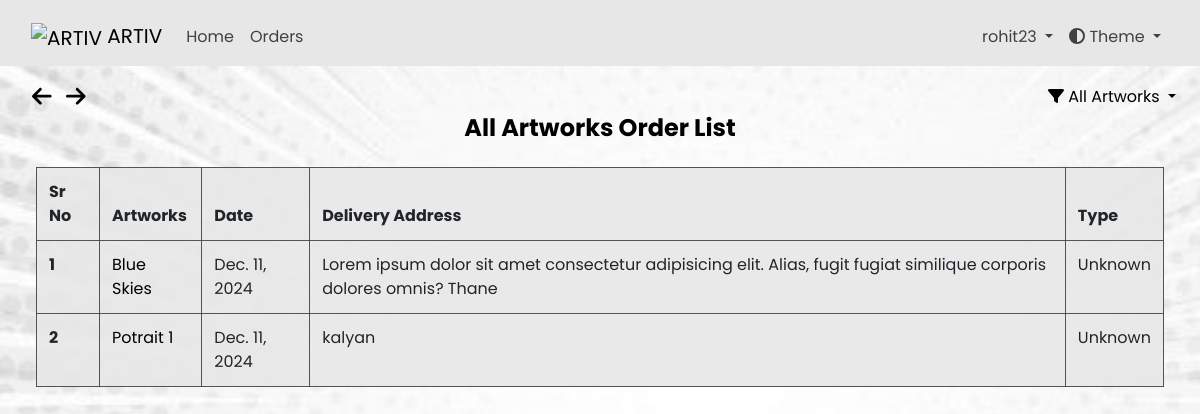
The app's page /dashboard/order/ (signed in), older data.
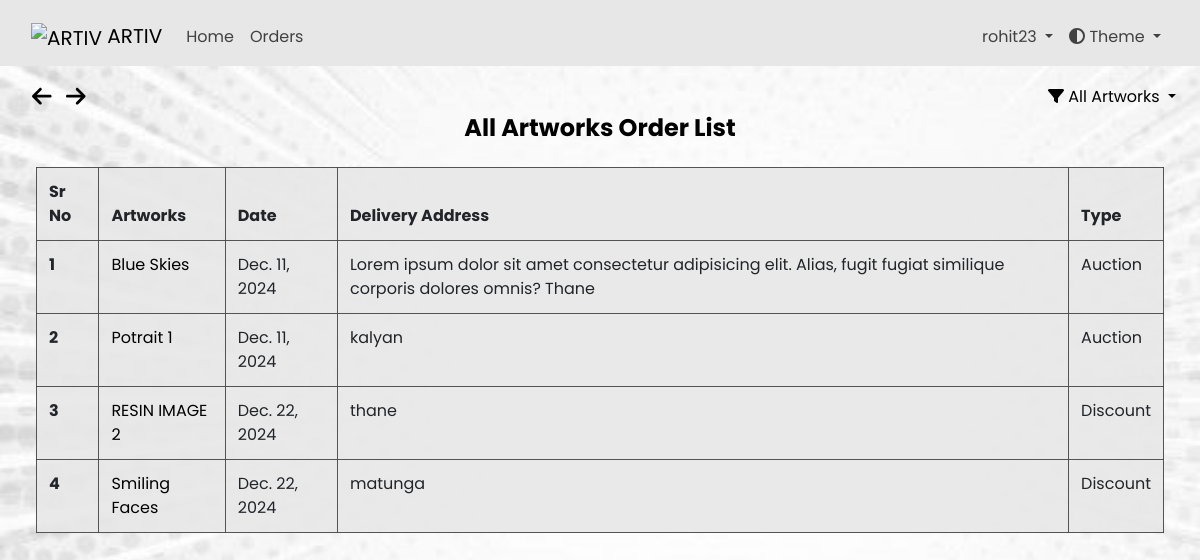
The same page, newer data.
### dashboard/models.py (models this page shows, shortened)
class OrderModel(models.Model):
    user = models.ForeignKey(settings.AUTH_USER_MODEL, on_delete=models.CASCADE)
    product = models.ForeignKey(Artwork, on_delete=models.CASCADE)
    order_date = models.DateField(auto_now_add=True)
    order_qty = models.IntegerField(default=0, null=False)
    delivery_at = models.TextField(default=" ", null=False)
    order_price = models.FloatField(default=0, null=False)

class Artwork(models.Model):
    SALE_TYPE_CHOICES = [
        ("discount", "Discount"),
        ("auction", "Auction"),
    ]
    sale_type = models.CharField(max_length=10, choices=SALE_TYPE_CHOICES)  # sale_type only
    product_id = models.CharField(max_length=255, default="")
    product_name = models.CharField(max_length=255, blank=False)
    product_price = models.IntegerField(default=0)
    opening_bid = models.IntegerField(default=0, null=True, blank=True)
    product_cat = models.ForeignKey("Catalogue", on_delete=models.CASCADE, null=True, blank=True)
    product_qty = models.IntegerField(default=0)
    product_image = models.ImageField(upload_to="arts/")
    dimension_unit = models.CharField(max_length=2, choices=[("cm", "Centimeters"), ("ft", "Feet")])
    length_in_centimeters = models.FloatField(default=0.0, blank=True, null=True)
    width_in_centimeters = models.FloatField(default=0.0, blank=True, null=True)
    foot = models.FloatField(default=0, blank=True, null=True)
    inches = models.FloatField(default=0, blank=True, null=True)
    created_at = models.DateTimeField(auto_now_add=True)
    end_date = models.DateField(null=True, blank=True, db_index=True)
    user = models.ForeignKey(settings.AUTH_USER_MODEL, on_delete=models.CASCADE, null=True, blank=True)
    is_sold = models.BooleanField(default=False)
    is_purchased = models.BooleanField(default=False)
    status = models.CharField(
        max_length=50,
        choices=[("active", "Active"), ("closed", "Closed"), ("waiting_for_response", "Waiting for Response"), ("unsold", "Unsold")],
        default="active",
    )
    response_deadline = models.DateTimeField(blank=True, null=True, db_index=True)
    buyer_response = models.CharField(max_length=11, choices=[("yes", "Yes"), ("no", "No"), ("no_response", "No Response")], default="no_response")
    discounted_price = models.DecimalField(max_digits=10, decimal_places=2, null=True, blank=True)
    def get_discounted_price(self):
        return self.product_price * 0.7
    def __str__(self):
        return self.product_name

### dashboard/views.py (the view)
# urls.py: path('order/', views.OrderListView.as_view(), name="order_list"),
class OrderListView(LoginRequiredMixin, ListView):
    model = OrderModel
    template_name = 'dashboard/ordermodel_list.html'
    def get_queryset(self):
        queryset = OrderModel.objects.all()
        if self.request.user.groups.filter(name='SellerGroup').exists():
            queryset = queryset.filter(product__user=self.request.user)
        else:
            queryset = queryset.filter(user=self.request.user)
        filter_param = self.request.GET.get('filter', 'all').lower()
        if filter_param == 'discount':
            queryset = queryset.filter(product__sale_type='discount')
        elif filter_param == 'auction':
            queryset = queryset.filter(product__sale_type='auction')
        return queryset

### art/context_processors.py (called while the page is built)
def catalogue_list(request):
    return {"catalogue_list": Catalogue.objects.all()}

### dashboard/models.py (called while the page is built)
    def __str__(self):
        return self.cat_name

### dashboard/templatetags/auth_extras.py (called while the page is built)
@register.filter(name='has_group')
def has_group(user, group_name):
    group = Group.objects.get(name=group_name)
    return True if group in user.groups.all() else False

### templates/dashboard/ordermodel_list.html (shortened to what this page needs)
{% extends './base.html' %}
{% load static %}
{% block links %}
<link rel="stylesheet" href="{% static 'dashboard/css/ordermodel_list.css' %}">
<link rel="stylesheet" href="https://stackpath.bootstrapcdn.com/bootstrap/4.5.2/css/bootstrap.min.css">
{% endblock %}
{% block content %}
{% include './includes/header.html' %}
{% include "art/arrow_button.html" %}
{% load auth_extras %}
    <div class="app-content pt-3 p-md-3 p-lg-4">
        <div class="button-container">
            <i class="fa-solid fa-arrow-left" style="cursor:pointer; font-size:1.4rem; margin-right:10px" onclick="goBack()"></i>
            <i class="fa-solid fa-arrow-right" style="cursor:pointer; font-size:1.4rem; margin-right:15px" onclick="goForward()"></i>
        </div>
        <br>
        <div class="container-fluid">
            <h1 class="app-page-title" id="pageTitle">Order List</h1>
            <div class="filter-dropdown">
                <div class="dropdown-toggle" style="cursor:pointer;" id="filterDropdown" data-toggle="dropdown" aria-haspopup="true" aria-expanded="false">
                    <i class="fa-solid fa-filter"></i> <span id="selectedFilter">Filter</span>
                </div>
            </div>
        <div class="row g-4 mb-4">
            <div class="table-container">
                <table class="table table-bordered">
                    <thead>
                        <tr>
                            <th scope="col">Sr No</th>
                            <th scope="col">Artworks</th>
                            <th scope="col">Date</th>
                            <th scope="col">Delivery Address</th>
                            {% if request.GET.filter == 'all' or not request.GET.filter %}
                            <th scope="col">Type</th>
                            {% endif %}
                        </tr>
                    </thead>
                    <tbody>
                        {% for order in object_list %}
                        <tr>
                            <th scope="row">{{ forloop.counter }}</th>
                            <td>
                                <a href="#" class="artworks-order" data-toggle="modal" data-target="#productModal{{ order.product.id }}">{{ order.product }}</a>
                            </td>
                            <td>{{ order.order_date }}</td>
                            <td>{{ order.delivery_at }}</td>
                            {% if request.GET.filter == 'all' or not request.GET.filter %}
                            <td>
                            {% if order.product.sale_type == 'discount' %}
                                Discount
                            {% elif order.product.sale_type == 'auction' %}
                                Auction
                            {% else %}
                                Unknown
                            {% endif %}
                            </td>
                            {% endif %}
                        </tr>
                        {% empty %}
                        <tr>
                            <td colspan="7" class="text-center">
                                <h3 class="open-sans-empty">No artworks to show</h3>
                            </td>
                        </tr>
                        {% endfor %}
                    </tbody>
                </table>
            </div>
        </div>
        </div>
    </div>
{% endblock %}

Row changes from the older to the newer data that the page shows:
computed for OrderModel "Blue Skies": text "Unknown" → "Auction"
computed for OrderModel "kalyan": text "Unknown" → "Auction"
added OrderModel: product "RESIN IMAGE 2", order_date "Dec. 22, 2024", delivery_at "thane", shows "Discount"
added OrderModel: product "Smiling Faces", order_date "Dec. 22, 2024", delivery_at "matunga", shows "Discount"
